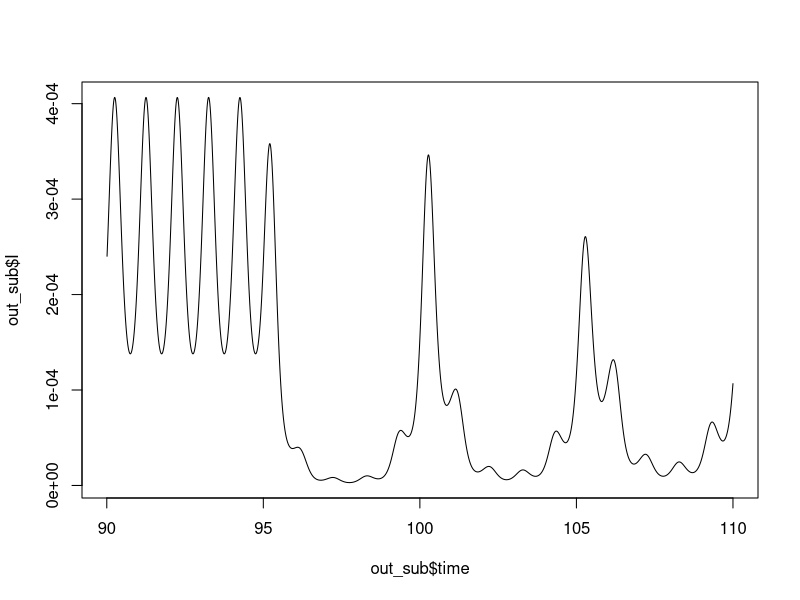
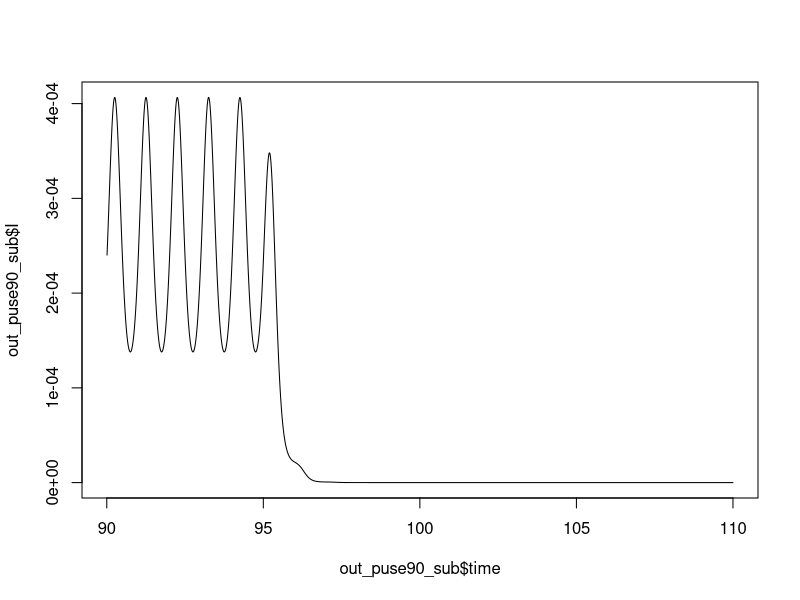
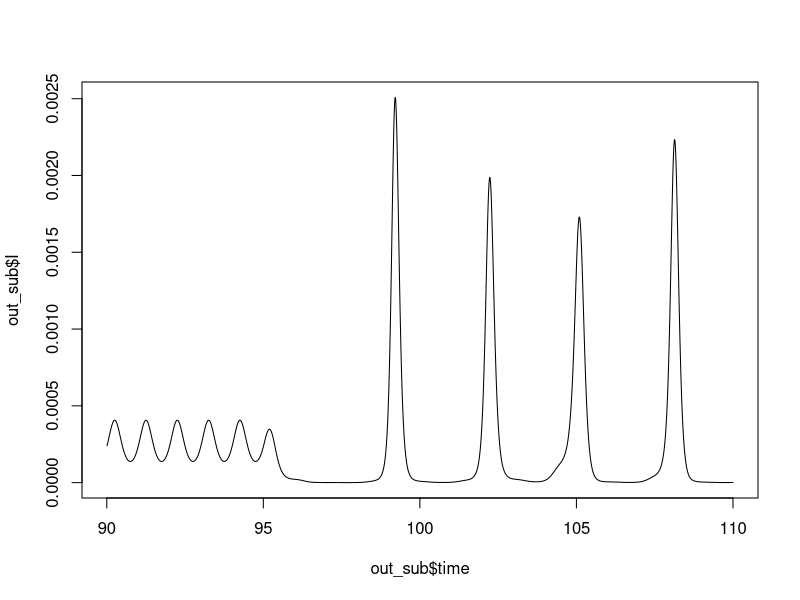
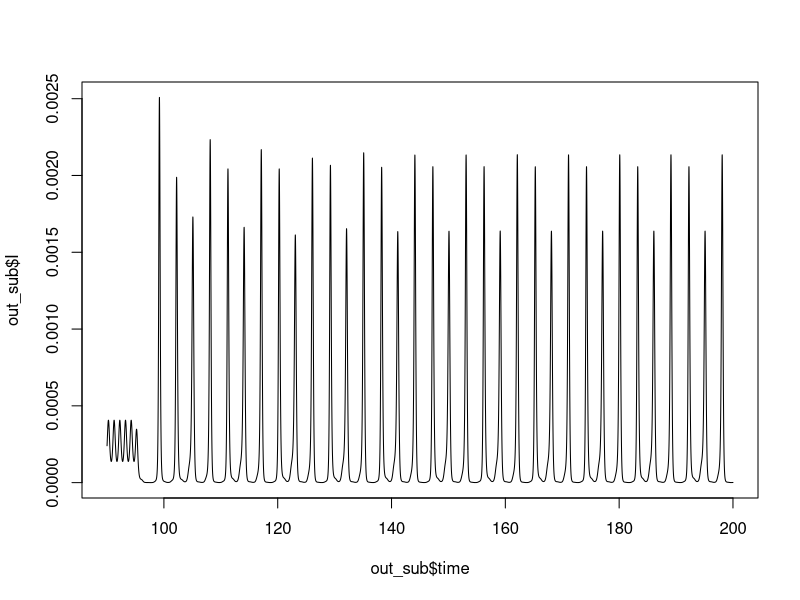
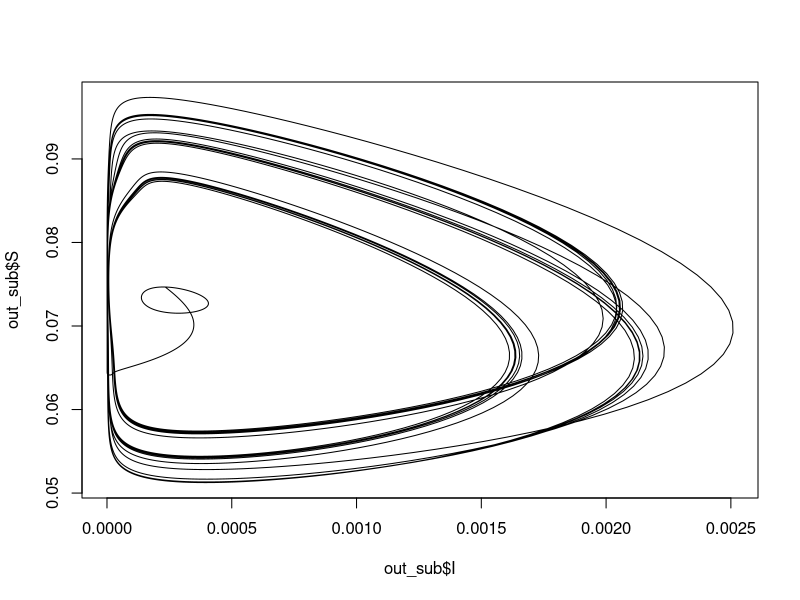
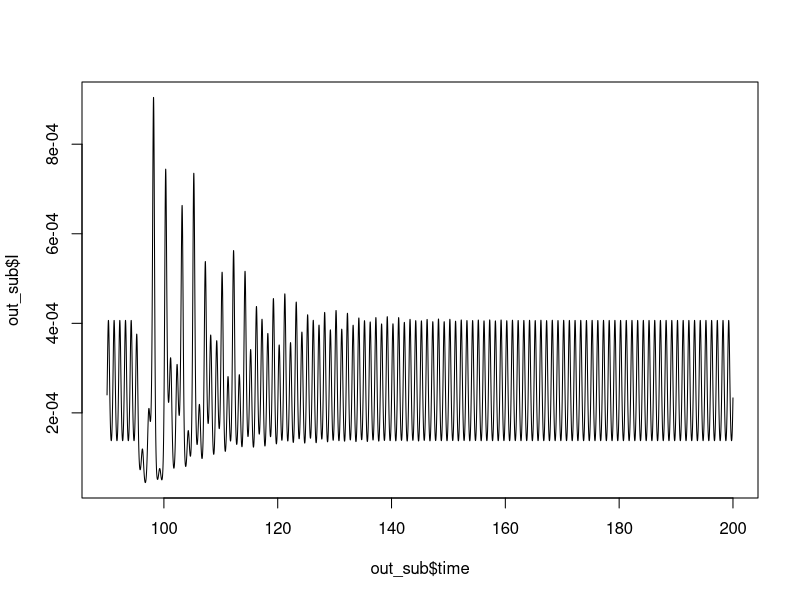
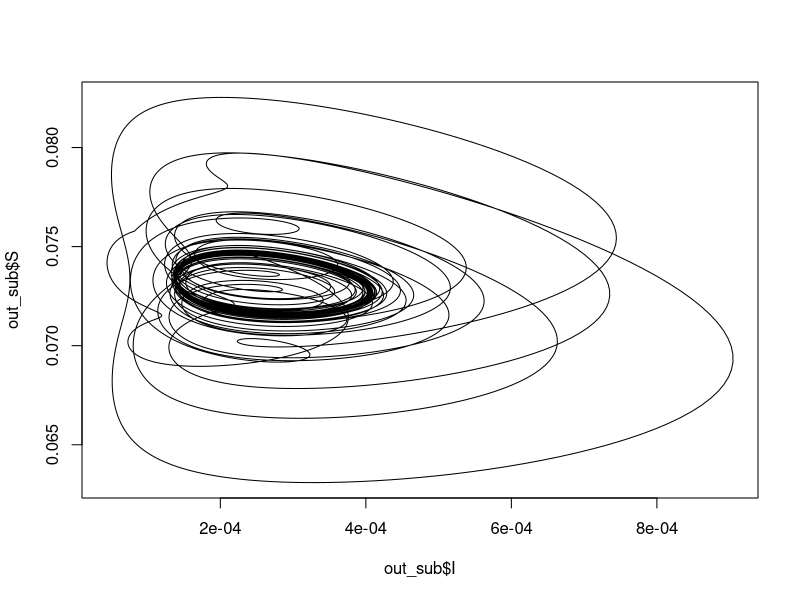

Here is the R script that generated these plots, in order: (Note: this script raises an error after producing the figures.)
## ---- chunk 1
knitr::opts_chunk$set(echo = TRUE)
## ---- chunk 2
require("deSolve")
seirmod = function(t, startconds, parms) {
    S = startconds[1]
    E = startconds[2]
    I = startconds[3]
    R = startconds[4]
    mu = parms["mu"]
    beta0 = parms["beta0"]
    beta1 = parms["beta1"]
    sigma = parms["sigma"]
    gamma = parms["gamma"]
    puse = parms["puse"]
    tvacc = parms["tvacc"]
    
    beta = beta0 *(1 + beta1 * cos(2*pi*t))
    if(t > tvacc){p = puse}else{p = 0} # when time is greater than tvacc, vaccinations are introduced with efficacy pvacc
    
    dS = mu*(1 - p) - beta * S * I - mu * S
    dE = beta * S * I -sigma * E - mu * E
    dI = sigma * E -  gamma * I - mu * I
    dR = gamma * I - mu * R + p*mu
    res = c(dS, dE, dI, dR)
    list(res)
}

times = seq(0, 110, by = 1/120)
parms = c(mu = 1/50, beta0 = 1000, beta1 = 0.1, sigma = 365/8, gamma = 365/5, tvacc = 95, puse = 0.7)
startconds = c(S = 0.06, E = 0, I = 0.001, R = 0.939)
out = as.data.frame(ode(startconds, times, seirmod, parms))

out_sub <- out[out$time > 90,]
plot(out_sub$time, out_sub$I, type = "l")

## ---- chunk 3
parms['puse'] <- .9
out_puse90 = as.data.frame(ode(startconds, times, seirmod, parms))

out_puse90_sub <- out_puse90[out_puse90$time > 90,]
plot(out_puse90_sub$time, out_puse90_sub$I, type = "l")
## ---- chunk 4
sigma <- parms['sigma']
mu <- parms['mu']
gamma <- parms['gamma']
beta0 <- parms['beta0']

R0 <- sigma/(sigma+mu)*(1/(mu+gamma))*beta0
CP <- unname(1-1/R0)
CP
## ---- chunk 5
seirmod = function(t, startconds, parms) {
    S = startconds[1]
    E = startconds[2]
    I = startconds[3]
    R = startconds[4]
    mu = parms["mu"]
    beta0 = parms["beta0"]
    beta1 = parms["beta1"]
    sigma = parms["sigma"]
    gamma = parms["gamma"]
    puse = parms["puse"]
    tvacc = parms["tvacc"]
    tvacc1 = parms["tvacc1"]

    beta = beta0 *(1 + beta1 * cos(2*pi*t))
    if(t > tvacc & t < tvacc1){p = puse}else{p = 0} # when time is greater than tvacc, vaccinations are introduced with efficacy pvacc
    
    dS = mu*(1 - p) - beta * S * I - mu * S
    dE = beta * S * I -sigma * E - mu * E
    dI = sigma * E -  gamma * I - mu * I
    dR = gamma * I - mu * R + p*mu
    res = c(dS, dE, dI, dR)
    list(res)
}

times = seq(0, 110, by = 1/120)
parms = c(mu = 1/50, beta0 = 1000, beta1 = 0.1, sigma = 365/8, gamma = 365/5, tvacc = 95, tvacc1 = 97, puse = 0.9)
startconds = c(S = 0.06, E = 0, I = 0.001, R = 0.939)
out = as.data.frame(ode(startconds, times, seirmod, parms))

out_sub <- out[out$time > 90,]
plot(out_sub$time, out_sub$I, type = "l")


## ---- chunk 6
times = seq(0, 200, by = 1/120)
out = as.data.frame(ode(startconds, times, seirmod, parms))

out_sub <- out[out$time > 90,]
plot(out_sub$time, out_sub$I, type = "l")
plot(out_sub$I, out_sub$S, type = "l")
## ---- chunk 7
parms['puse'] <- .4

out = as.data.frame(ode(startconds, times, seirmod, parms))

out_sub <- out[out$time > 90,]
plot(out_sub$time, out_sub$I, type = "l")
plot(out_sub$I, out_sub$S, type = "l")
## ---- chunk 8
seirmod = function(t, startconds, parms) {
    S = startconds[1]
    E = startconds[2]
    I = startconds[3]
    R = startconds[4]
    mu = parms["mu"]
    beta0 = parms["beta0"]
    beta1 = parms["beta1"]
    sigma = parms["sigma"]
    gamma = parms["gamma"]
    puse = parms["puse"]
    tnpi = parms['tnpi']
    tnpi1 = parms['tnpi1']
    tvacc = parms["tvacc"]
    tvacc1 = parms["tvacc1"]
    
    beta_calc = beta0 *(1 + beta1 * cos(2*pi*t))
    beta_reduced = .8*beta_calc
    if(t < tnpi & t < tnpi1){beta = beta_reduced}else{beat}
    if(t > tvacc & t < tvacc1){p = puse}else{p = 0} # when time is greater than tvacc, vaccinations are introduced with efficacy pvacc
    
    dS = mu*(1 - p) - beta * S * I - mu * S
    dE = beta * S * I -sigma * E - mu * E
    dI = sigma * E -  gamma * I - mu * I
    dR = gamma * I - mu * R + p*mu
    res = c(dS, dE, dI, dR)
    list(res)
}

times = seq(0, 110, by = 1/120)
parms = c(mu = 1/50, beta0 = 1000, beta1 = 0.1, sigma = 365/8, gamma = 365/5, tvacc = 95, tvacc1 = 97, puse = 0.9)
startconds = c(S = 0.06, E = 0, I = 0.001, R = 0.939)
out = as.data.frame(ode(startconds, times, seirmod, parms))

out_sub <- out[out$time > 90,]
plot(out_sub$time, out_sub$I, type = "l")
